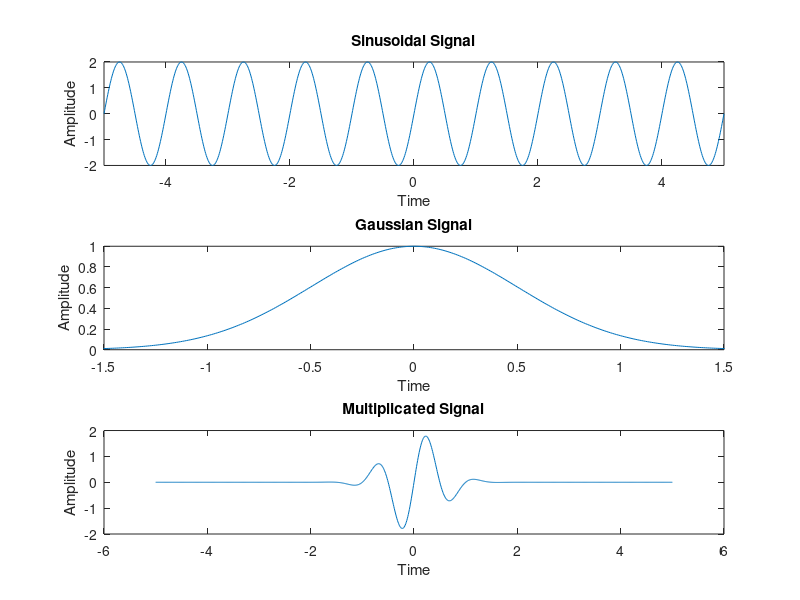

This figure's MATLAB source:


clc;
clear all;
close all;

% Sinusoidal Signal

t=-5:0.01:5;
f=1;
a=2;
y1=a*sin(2*pi*f*t);
subplot(3,1,1);
plot(t,y1);
xlabel('Time');
ylabel('Amplitude');
title('Sinusoidal Signal');
axis([-5 5 -2 2]);

% Gaussian Signal


a=2;
y2=exp(-a*t.^2);
subplot(3,1,2);
plot(t,y2);
xlabel('Time');
ylabel('Amplitude');
title('Gaussian Signal');
axis([-1.5 1.5 0 1]);

% Multiplication
x=y1.*y2;
subplot(3,1,3);
plot(t,x);
xlabel('Time');
ylabel('Amplitude');
title('Multiplicated Signal');
% axis([-1.5 1.5 0 1]);


